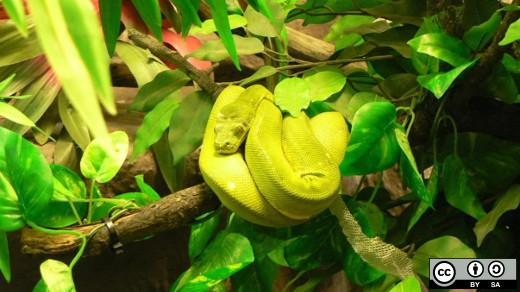
#> input picture Cornelia Ekpenyong Tasks/project9 python/life-python.jpg, 520 x 292 px
$ python index.py   (older library calls are emulated)
#> lines starting #> are read from the running program, lines starting #| are printed output that depends on the picture
from PIL import Image

basewidth = 300
img = Image.open('life-python.jpg')
#> img is the input picture: PIL image 520x292 RGB; mean R, G, B 95, 116.5, 25.6
wpercent = (basewidth / float(img.size[0]))
#> wpercent = 0.577
hsize = int((float(img.size[1]) * float(wpercent)))
#> hsize = 168
img = img.resize((basewidth, hsize), Image.ANTIALIAS)
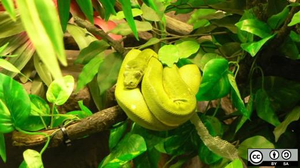
#> img: PIL image 300x168 RGB; mean R, G, B 95, 116.5, 25.7
img.save('resized_python.jpg')
